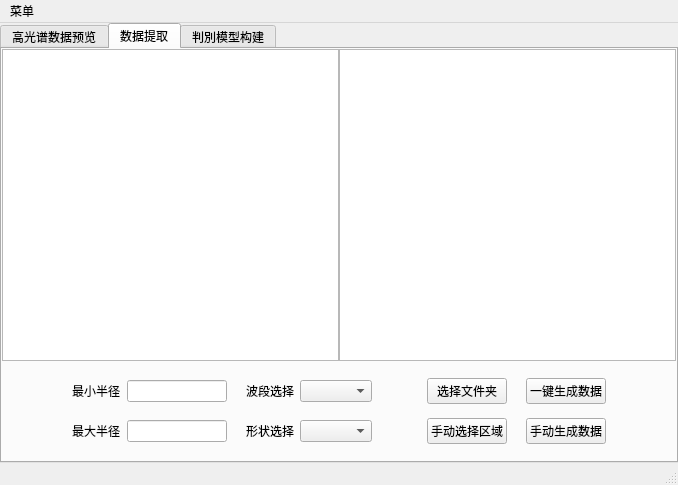
<?xml version="1.0" encoding="UTF-8"?>
<ui version="4.0">
 <class>Hyperspectral</class>
 <widget class="QMainWindow" name="Hyperspectral">
  <property name="geometry">
   <rect>
    <x>0</x>
    <y>0</y>
    <width>678</width>
    <height>485</height>
   </rect>
  </property>
  <property name="windowTitle">
   <string>MainWindow</string>
  </property>
  <property name="layoutDirection">
   <enum>Qt::LeftToRight</enum>
  </property>
  <widget class="QWidget" name="centralwidget">
   <layout class="QHBoxLayout" name="horizontalLayout">
    <property name="spacing">
     <number>0</number>
    </property>
    <property name="leftMargin">
     <number>0</number>
    </property>
    <property name="topMargin">
     <number>0</number>
    </property>
    <property name="rightMargin">
     <number>0</number>
    </property>
    <property name="bottomMargin">
     <number>0</number>
    </property>
    <item>
     <widget class="QTabWidget" name="tabWidget">
      <property name="currentIndex">
       <number>1</number>
      </property>
      <widget class="QWidget" name="tab">
       <attribute name="title">
        <string>高光谱数据预览</string>
       </attribute>
       <layout class="QHBoxLayout" name="horizontalLayout_2">
        <property name="spacing">
         <number>0</number>
        </property>
        <property name="leftMargin">
         <number>0</number>
        </property>
        <property name="topMargin">
         <number>0</number>
        </property>
        <property name="rightMargin">
         <number>0</number>
        </property>
        <property name="bottomMargin">
         <number>0</number>
        </property>
        <item>
         <widget class="QGraphicsView" name="graphicsView"/>
        </item>
        <item>
         <widget class="QWidget" name="widget" native="true">
          <property name="minimumSize">
           <size>
            <width>200</width>
            <height>0</height>
           </size>
          </property>
          <layout class="QGridLayout" name="gridLayout">
           <item row="8" column="0" rowspan="2">
            <widget class="QPushButton" name="pushButton">
             <property name="minimumSize">
              <size>
               <width>0</width>
               <height>50</height>
              </size>
             </property>
             <property name="maximumSize">
              <size>
               <width>150</width>
               <height>16777215</height>
              </size>
             </property>
             <property name="text">
              <string>读取文件</string>
             </property>
            </widget>
           </item>
           <item row="2" column="0">
            <widget class="QLabel" name="label_3">
             <property name="text">
              <string>Samples:</string>
             </property>
            </widget>
           </item>
           <item row="1" column="0">
            <widget class="QLabel" name="label_2">
             <property name="text">
              <string>Lines:</string>
             </property>
            </widget>
           </item>
           <item row="0" column="0">
            <widget class="QLabel" name="label">
             <property name="text">
              <string>&lt;html&gt;&lt;head/&gt;&lt;body&gt;&lt;p&gt;文件名称:&lt;/p&gt;&lt;/body&gt;&lt;/html&gt;</string>
             </property>
            </widget>
           </item>
           <item row="3" column="0">
            <widget class="QLabel" name="label_4">
             <property name="text">
              <string>Bands:</string>
             </property>
            </widget>
           </item>
           <item row="6" column="0">
            <widget class="QLabel" name="label_5">
             <property name="text">
              <string>&lt;html&gt;&lt;head/&gt;&lt;body&gt;&lt;p align=&quot;center&quot;&gt;&lt;span style=&quot; font-size:16pt;&quot;&gt;当前波段&lt;/span&gt;&lt;/p&gt;&lt;/body&gt;&lt;/html&gt;</string>
             </property>
             <property name="textFormat">
              <enum>Qt::AutoText</enum>
             </property>
            </widget>
           </item>
           <item row="7" column="0">
            <widget class="QLCDNumber" name="lcdNumber"/>
           </item>
           <item row="4" column="0">
            <widget class="QLabel" name="label_6">
             <property name="text">
              <string>波段范围:</string>
             </property>
            </widget>
           </item>
           <item row="5" column="0">
            <widget class="QComboBox" name="comboBox"/>
           </item>
          </layout>
         </widget>
        </item>
       </layout>
      </widget>
      <widget class="QWidget" name="tab_2">
       <attribute name="title">
        <string>数据提取</string>
       </attribute>
       <layout class="QGridLayout" name="gridLayout_2">
        <property name="leftMargin">
         <number>0</number>
        </property>
        <property name="topMargin">
         <number>0</number>
        </property>
        <property name="rightMargin">
         <number>0</number>
        </property>
        <property name="bottomMargin">
         <number>0</number>
        </property>
        <property name="spacing">
         <number>0</number>
        </property>
        <item row="3" column="1">
         <widget class="QGraphicsView" name="graphicsView_2"/>
        </item>
        <item row="3" column="3">
         <widget class="QListWidget" name="listWidget"/>
        </item>
        <item row="4" column="1" colspan="3">
         <widget class="QWidget" name="widget_2" native="true">
          <property name="minimumSize">
           <size>
            <width>100</width>
            <height>100</height>
           </size>
          </property>
          <layout class="QGridLayout" name="gridLayout_3">
           <property name="bottomMargin">
            <number>9</number>
           </property>
           <item row="0" column="13">
            <widget class="QPushButton" name="pushButton_4">
             <property name="sizePolicy">
              <sizepolicy hsizetype="Minimum" vsizetype="Fixed">
               <horstretch>0</horstretch>
               <verstretch>0</verstretch>
              </sizepolicy>
             </property>
             <property name="maximumSize">
              <size>
               <width>200</width>
               <height>26</height>
              </size>
             </property>
             <property name="sizeIncrement">
              <size>
               <width>0</width>
               <height>0</height>
              </size>
             </property>
             <property name="acceptDrops">
              <bool>false</bool>
             </property>
             <property name="layoutDirection">
              <enum>Qt::LeftToRight</enum>
             </property>
             <property name="text">
              <string>选择文件夹</string>
             </property>
             <property name="iconSize">
              <size>
               <width>16</width>
               <height>16</height>
              </size>
             </property>
             <property name="autoRepeatInterval">
              <number>100</number>
             </property>
             <property name="autoDefault">
              <bool>false</bool>
             </property>
            </widget>
           </item>
           <item row="0" column="8">
            <widget class="QComboBox" name="comboBox_2"/>
           </item>
           <item row="2" column="13">
            <widget class="QPushButton" name="pushButton_3">
             <property name="text">
              <string>手动选择区域</string>
             </property>
            </widget>
           </item>
           <item row="0" column="7">
            <widget class="QLabel" name="label_8">
             <property name="text">
              <string>波段选择</string>
             </property>
            </widget>
           </item>
           <item row="2" column="8">
            <widget class="QComboBox" name="comboBox_3"/>
           </item>
           <item row="0" column="2">
            <widget class="QLabel" name="label_12">
             <property name="text">
              <string>最小半径</string>
             </property>
            </widget>
           </item>
           <item row="0" column="16">
            <spacer name="horizontalSpacer_2">
             <property name="orientation">
              <enum>Qt::Horizontal</enum>
             </property>
             <property name="sizeHint" stdset="0">
              <size>
               <width>40</width>
               <height>20</height>
              </size>
             </property>
            </spacer>
           </item>
           <item row="2" column="15">
            <widget class="QPushButton" name="pushButton_5">
             <property name="text">
              <string>手动生成数据</string>
             </property>
            </widget>
           </item>
           <item row="0" column="17">
            <widget class="QLabel" name="label_7">
             <property name="text">
              <string/>
             </property>
            </widget>
           </item>
           <item row="0" column="0">
            <widget class="QLabel" name="label_9">
             <property name="text">
              <string/>
             </property>
            </widget>
           </item>
           <item row="0" column="14">
            <widget class="QLabel" name="label_10">
             <property name="text">
              <string/>
             </property>
            </widget>
           </item>
           <item row="0" column="6">
            <widget class="QLabel" name="label_11">
             <property name="text">
              <string/>
             </property>
            </widget>
           </item>
           <item row="2" column="16">
            <spacer name="horizontalSpacer_4">
             <property name="orientation">
              <enum>Qt::Horizontal</enum>
             </property>
             <property name="sizeHint" stdset="0">
              <size>
               <width>40</width>
               <height>20</height>
              </size>
             </property>
            </spacer>
           </item>
           <item row="2" column="3">
            <widget class="QLineEdit" name="lineEdit_2">
             <property name="minimumSize">
              <size>
               <width>0</width>
               <height>0</height>
              </size>
             </property>
             <property name="maximumSize">
              <size>
               <width>100</width>
               <height>16777215</height>
              </size>
             </property>
            </widget>
           </item>
           <item row="0" column="10">
            <spacer name="horizontalSpacer">
             <property name="orientation">
              <enum>Qt::Horizontal</enum>
             </property>
             <property name="sizeHint" stdset="0">
              <size>
               <width>40</width>
               <height>20</height>
              </size>
             </property>
            </spacer>
           </item>
           <item row="2" column="10">
            <spacer name="horizontalSpacer_3">
             <property name="orientation">
              <enum>Qt::Horizontal</enum>
             </property>
             <property name="sizeHint" stdset="0">
              <size>
               <width>40</width>
               <height>20</height>
              </size>
             </property>
            </spacer>
           </item>
           <item row="0" column="15">
            <widget class="QPushButton" name="pushButton_2">
             <property name="enabled">
              <bool>true</bool>
             </property>
             <property name="maximumSize">
              <size>
               <width>83</width>
               <height>16777215</height>
              </size>
             </property>
             <property name="text">
              <string>一键生成数据</string>
             </property>
            </widget>
           </item>
           <item row="0" column="3">
            <widget class="QLineEdit" name="lineEdit">
             <property name="maximumSize">
              <size>
               <width>100</width>
               <height>16777215</height>
              </size>
             </property>
            </widget>
           </item>
           <item row="2" column="7">
            <widget class="QLabel" name="label_14">
             <property name="text">
              <string>形状选择</string>
             </property>
            </widget>
           </item>
           <item row="2" column="2">
            <widget class="QLabel" name="label_13">
             <property name="text">
              <string>最大半径</string>
             </property>
            </widget>
           </item>
           <item row="0" column="1">
            <spacer name="horizontalSpacer_5">
             <property name="orientation">
              <enum>Qt::Horizontal</enum>
             </property>
             <property name="sizeHint" stdset="0">
              <size>
               <width>40</width>
               <height>20</height>
              </size>
             </property>
            </spacer>
           </item>
          </layout>
         </widget>
        </item>
       </layout>
      </widget>
      <widget class="QWidget" name="tab_5">
       <attribute name="title">
        <string>判別模型构建</string>
       </attribute>
       <layout class="QVBoxLayout" name="verticalLayout"/>
      </widget>
     </widget>
    </item>
   </layout>
  </widget>
  <widget class="QMenuBar" name="menubar">
   <property name="geometry">
    <rect>
     <x>0</x>
     <y>0</y>
     <width>678</width>
     <height>23</height>
    </rect>
   </property>
   <widget class="QMenu" name="menuFile">
    <property name="title">
     <string>菜单</string>
    </property>
    <addaction name="action"/>
    <addaction name="action_2"/>
    <addaction name="separator"/>
    <addaction name="action_4"/>
   </widget>
   <addaction name="menuFile"/>
  </widget>
  <widget class="QStatusBar" name="statusbar"/>
  <action name="action">
   <property name="text">
    <string>读取高光谱数据文件</string>
   </property>
  </action>
  <action name="action_2">
   <property name="text">
    <string>从文件夹中读取</string>
   </property>
  </action>
  <action name="action_4">
   <property name="text">
    <string>关于本软件</string>
   </property>
  </action>
 </widget>
 <resources/>
 <connections>
  <connection>
   <sender>pushButton</sender>
   <signal>clicked()</signal>
   <receiver>Hyperspectral</receiver>
   <slot>OnClickedTab1Button()</slot>
   <hints>
    <hint type="sourcelabel">
     <x>600</x>
     <y>440</y>
    </hint>
    <hint type="destinationlabel">
     <x>566</x>
     <y>-5</y>
    </hint>
   </hints>
  </connection>
  <connection>
   <sender>comboBox</sender>
   <signal>currentIndexChanged(QString)</signal>
   <receiver>Hyperspectral</receiver>
   <slot>ShowBond()</slot>
   <hints>
    <hint type="sourcelabel">
     <x>600</x>
     <y>292</y>
    </hint>
    <hint type="destinationlabel">
     <x>597</x>
     <y>-6</y>
    </hint>
   </hints>
  </connection>
  <connection>
   <sender>pushButton_4</sender>
   <signal>clicked()</signal>
   <receiver>Hyperspectral</receiver>
   <slot>OnCilickedTab2Butto1()</slot>
   <hints>
    <hint type="sourcelabel">
     <x>413</x>
     <y>389</y>
    </hint>
    <hint type="destinationlabel">
     <x>466</x>
     <y>-14</y>
    </hint>
   </hints>
  </connection>
  <connection>
   <sender>pushButton_3</sender>
   <signal>clicked()</signal>
   <receiver>Hyperspectral</receiver>
   <slot>OnCilickedTab2Butto2()</slot>
   <hints>
    <hint type="sourcelabel">
     <x>452</x>
     <y>422</y>
    </hint>
    <hint type="destinationlabel">
     <x>614</x>
     <y>-17</y>
    </hint>
   </hints>
  </connection>
  <connection>
   <sender>pushButton_2</sender>
   <signal>clicked()</signal>
   <receiver>Hyperspectral</receiver>
   <slot>OnCilickedTab2Butto3()</slot>
   <hints>
    <hint type="sourcelabel">
     <x>601</x>
     <y>387</y>
    </hint>
    <hint type="destinationlabel">
     <x>390</x>
     <y>-13</y>
    </hint>
   </hints>
  </connection>
  <connection>
   <sender>pushButton_5</sender>
   <signal>clicked()</signal>
   <receiver>Hyperspectral</receiver>
   <slot>OnCilickedTab2Butto4()</slot>
   <hints>
    <hint type="sourcelabel">
     <x>545</x>
     <y>432</y>
    </hint>
    <hint type="destinationlabel">
     <x>542</x>
     <y>-1</y>
    </hint>
   </hints>
  </connection>
  <connection>
   <sender>listWidget</sender>
   <signal>currentRowChanged(int)</signal>
   <receiver>Hyperspectral</receiver>
   <slot>OnChangedTab2listWidget()</slot>
   <hints>
    <hint type="sourcelabel">
     <x>466</x>
     <y>153</y>
    </hint>
    <hint type="destinationlabel">
     <x>328</x>
     <y>-3</y>
    </hint>
   </hints>
  </connection>
  <connection>
   <sender>comboBox_2</sender>
   <signal>currentIndexChanged(QString)</signal>
   <receiver>Hyperspectral</receiver>
   <slot>OnChangedTab2ComboBox1()</slot>
   <hints>
    <hint type="sourcelabel">
     <x>299</x>
     <y>382</y>
    </hint>
    <hint type="destinationlabel">
     <x>631</x>
     <y>-6</y>
    </hint>
   </hints>
  </connection>
 </connections>
 <slots>
  <slot>OnClickedTab1Button()</slot>
  <slot>ShowBond()</slot>
  <slot>OnCilickedTab2Butto1()</slot>
  <slot>OnCilickedTab2Butto2()</slot>
  <slot>OnCilickedTab2Butto3()</slot>
  <slot>OnCilickedTab2Butto4()</slot>
  <slot>OnChangedTab2listWidget()</slot>
  <slot>OnChangedTab2ComboBox1()</slot>
 </slots>
</ui>
